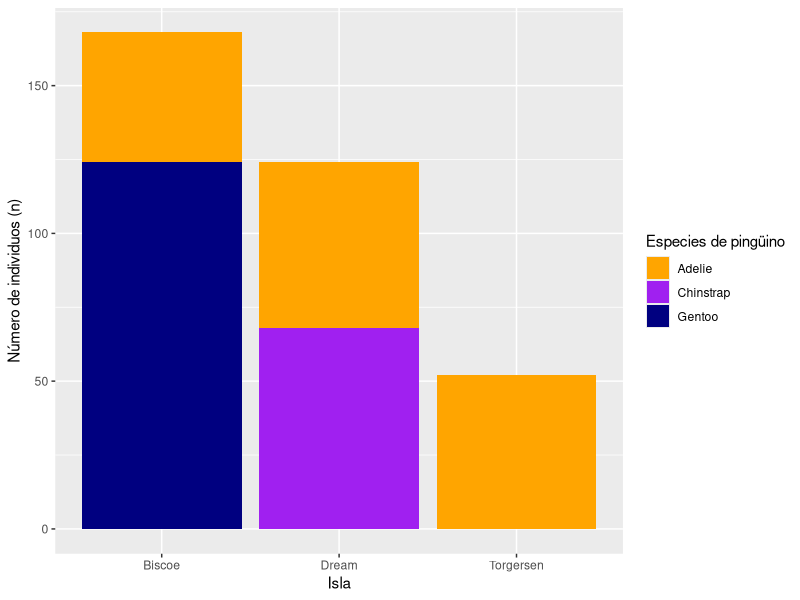

Write R code to recreate this figure.
## ---- chunk 1
install.packages("palmerpenguins")
library(palmerpenguins)
data(penguins)

summary(penguins)
summary(penguins_raw)
## ---- chunk 2
require(dplyr)
species.grouped <- penguins %>% dplyr::count(, species)
## ---- chunk 3
species.sex <- count(penguins, species, sex)
species.sex %>% filter(sex != "NA")
# Otra opción es filter(y != is.na(y))
## ---- chunk 4
bill.length <- filter(penguins, bill_length_mm != "NA") 
long.pico <- c(mean(bill.length$bill_length_mm), sd(bill.length$bill_length_mm), min(bill.length$bill_length_mm), max(bill.length$bill_length_mm))
names(long.pico) <- c("Media", "Desv_est", "Min", "Max")
long.pico
## ---- chunk 5
bill.depth <- filter(penguins, bill_depth_mm != "NA") 
prof.pico <- c(mean(bill.depth$bill_depth_mm), sd(bill.depth$bill_depth_mm), min(bill.depth$bill_depth_mm), max(bill.depth$bill_depth_mm))
names(prof.pico) <- c("Media", "Desv_est", "Min", "Max")
prof.pico
## ---- chunk 6
flipper.length <- filter(penguins, flipper_length_mm != "NA") 
long.aleta <- c(mean(flipper.length$flipper_length_mm), sd(flipper.length$flipper_length_mm), min(flipper.length$flipper_length_mm), max(flipper.length$flipper_length_mm))
names(long.aleta) <- c("Media", "Desv_est", "Min", "Max")
long.aleta
## ---- chunk 7
body.mass <- filter(penguins, body_mass_g != "NA") 
masa.corp <- c(mean(body.mass$body_mass_g), sd(body.mass$body_mass_g), min(body.mass$body_mass_g), max(body.mass$body_mass_g))
names(masa.corp) <- c("Media", "Desv_est", "Min", "Max")
masa.corp
## ---- chunk 8
islas <- data.frame(penguins$species, penguins$island) %>% filter(penguins.species != "NA") %>% filter(penguins.island != "NA")
## ---- chunk 9
require(ggplot2)
islas.plot <- ggplot(data = islas) + geom_bar(aes(x = penguins.island, fill = penguins.species)) + scale_fill_manual(name = "Especies de pingüino", values = c("orange", "purple", "navy")) + labs(x = "Isla", y = "Número de individuos (n)")
islas.plot
## ---- chunk 10

